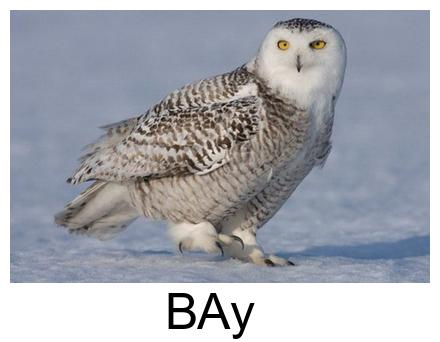
#> input picture python-practica-2024/22012024/task2/output_photo.jpg, 440 x 342 px
$ python main.py
#> lines starting #> are read from the running program, lines starting #| are printed output that depends on the picture
#> the answer given: output_photo.jpg
from PIL import Image, ImageDraw, ImageFont
from tkinter import Tk, filedialog, simpledialog
import textwrap
import os

text_size = 50


def get_user_text():
    root = Tk()
    root.withdraw()
    user_text = simpledialog.askstring("Ввод", "Введите текст:")
    root.destroy()
    return user_text


def add_border_and_text(file_path, user_text, output_path):
#> called with file_path = 'output_photo.jpg', output_path = 'output_photo.jpg'
    border_length = 10

    img = Image.open(file_path)
#> img is the input picture: PIL image 440x342 RGB; mean R, G, B 165.6, 168.2, 176.1
    font = ImageFont.truetype("arial.ttf", size=text_size)

    lines = user_text.splitlines()

    temp_img = Image.new('RGB', (img.width, img.height + border_length), 'white')
#> temp_img: PIL image 440x352 RGB; every value is 255
    temp_draw = ImageDraw.Draw(temp_img)

    y_text = 0
    for line in lines:
        line = textwrap.fill(line, width=40)
        width, height = temp_draw.textbbox((0, 0), line, align='center', font=font)[2:4]
        temp_draw.text(((img.width - width) / 2, y_text), line, font=font, fill="black")
        y_text += height
#> after the loop, y_text = 0

    border_img = Image.new('RGB', (img.width + border_length * 2, img.height + y_text + border_length + 3), 'white')
#> border_img: PIL image 460x355 RGB; every value is 255
    border_img.paste(img, (border_length, border_length))
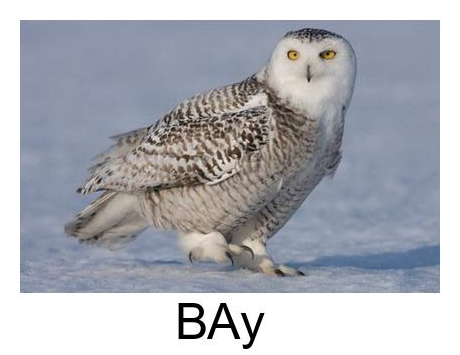
#> border_img: PIL image 460x355 RGB; mean R, G, B 172.6, 175, 182.3

    draw = ImageDraw.Draw(border_img)
    y_text = img.height + border_length
#> y_text = 352

    for line in lines:
        line = textwrap.fill(line, width=40)
        width, height = draw.textbbox((0, 0), line, align='center', font=font)[2:4]
        draw.text(((img.width - width) / 2, y_text), line, font=font, fill="black")
        y_text += height
#> after the loop, y_text = 352

    border_img.save(output_path)
    print(f"Изображение сохранено по пути: {output_path}")

    img.close()
    temp_img.close()
    border_img.close()


def main():
    root = Tk()
    root.withdraw()

    file_path = filedialog.askopenfilename(title="Выберите изображение",
                                           filetypes=[("Изображения", "*.png;*.jpg;*.jpeg")])
    root.destroy()

    if not file_path:
        print("Выбор файла отменен.")
        exit()

    user_text = get_user_text()
    output_path = 'output_photo.jpg'
    add_border_and_text(file_path, user_text, output_path)


if __name__ == "__main__":
    main()
